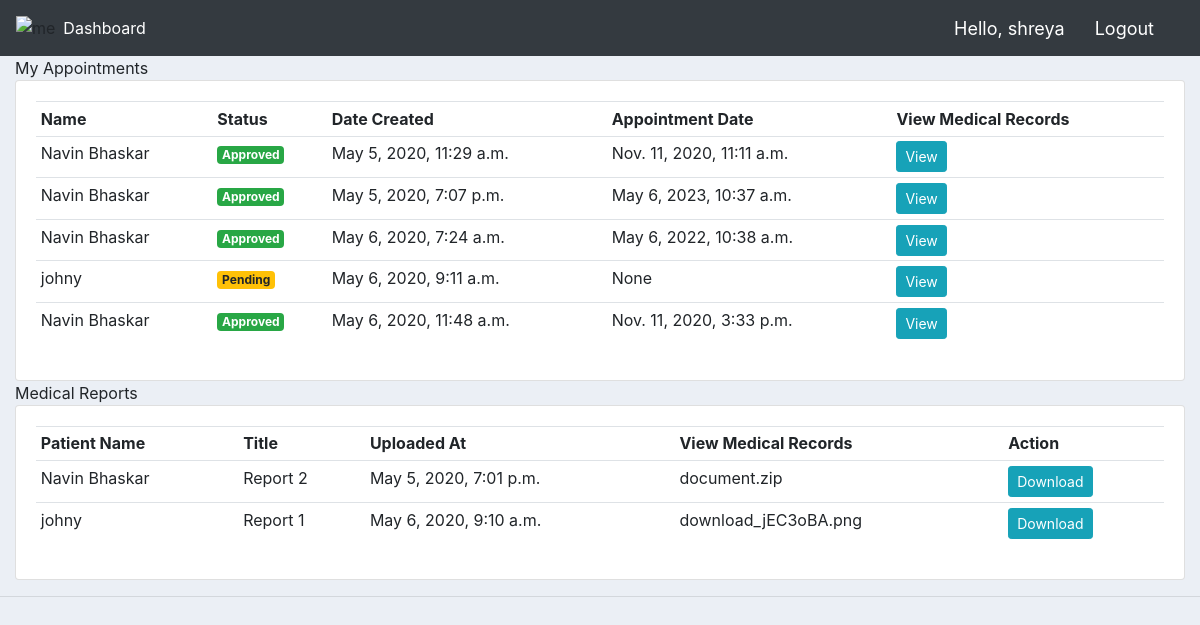
Page / (signed in) on the earlier database version.
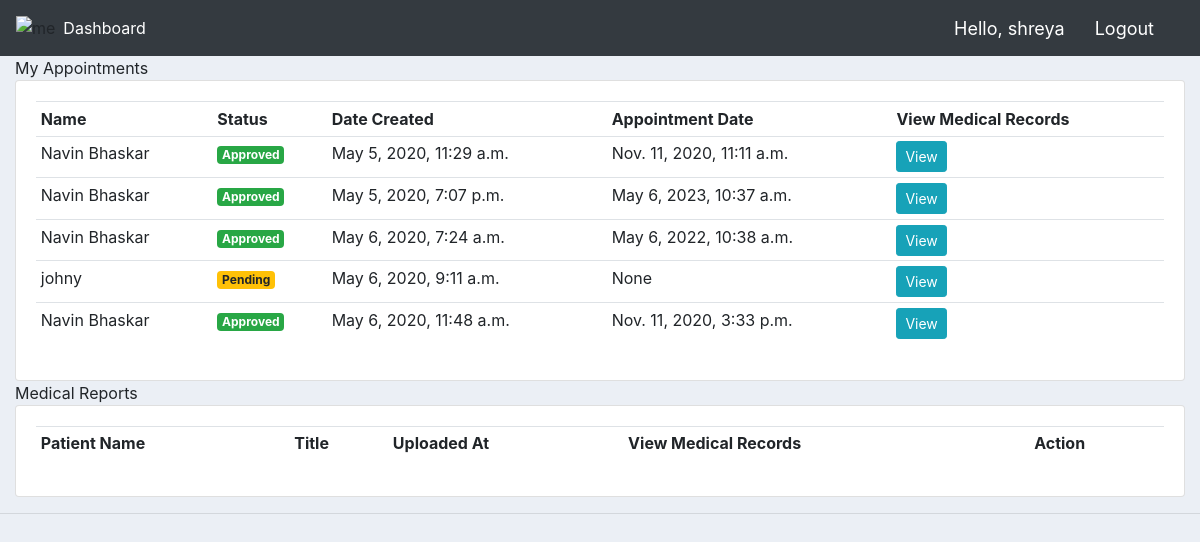
Same page on the later database version.
### customers/models.py (models this page shows, shortened)
class Appointment(models.Model):
	STATUS = (
			('Pending', 'Pending'),
			('Declined', 'Declined'),
			('Approved', 'Approved'),
			)
	patient = models.ForeignKey(Patient, null=True, on_delete= models.SET_NULL)
	doctor = models.ForeignKey(Doctor, null=True, on_delete= models.SET_NULL)
	timing = models.DateTimeField(null=True, blank=True)
	date_created = models.DateTimeField(auto_now_add=True, null=True)
	status = models.CharField(max_length=200, null=True, choices=STATUS)

class Patient(models.Model):
	user = models.OneToOneField(User, null=True, blank=True, on_delete=models.CASCADE)
	name = models.CharField(max_length=200, null=True)
	phone = models.CharField(max_length=200, null=True)
	email = models.CharField(max_length=200, null=True)
	profile_pic = models.ImageField(default="profile1.png", null=True, blank=True)
	date_created = models.DateTimeField(auto_now_add=True, null=True)

class Medical_Records(models.Model):
    title = models.CharField(max_length=200, null=True)
    document = models.FileField(default="document.zip", null=True, blank=True)
    patient = models.ForeignKey(Patient, null=True, on_delete= models.SET_NULL)
    date_created = models.DateTimeField(auto_now_add=True, null=True)
    shared_with = models.ManyToManyField(Doctor,  blank=True)

### customers/decorators.py (the view)
		def wrapper_func(request, *args, **kwargs):
			group = None
			if request.user.groups.exists():
				group = request.user.groups.all()[0].name
			if group in allowed_roles:
				return view_func(request, *args, **kwargs)
			else:
				return HttpResponse('You are not authorized to view this page')

### customers/templates/customers/doctor_dashboard.html
{%  extends 'customers/main.html' %}
{% block content %}
<div class="text-nowrap" style="width: 8rem;">
  My Appointments
</div>
<div class="row">
	<div class="col-md">
		<div class="card card-body">
			<table class="table table-sm">
				<tr>
					<th>Name</th>
					<th>Status</th>
          <th>Date Created</th>
          <th>Appointment Date</th>
					<th>View Medical Records</th>
				</tr>
				{% for appointment in appointments %}
				<tr>
          <td>{{appointment.patient.name}}</td>
          {% if appointment.status == "Approved" %}
					     <td><span class="badge badge-success">{{appointment.status}}</span></td>
          {% else %}
              <td><span class="badge badge-warning">{{appointment.status}}</span></td>
          {% endif %}
          <td>{{appointment.date_created}}</td>
          <td>{{appointment.timing}}</td>
					<td><a class="btn btn-sm btn-info" href="{% url 'get_report' appointment.patient.id %}">View</a></td>
				</tr>
				{% endfor %}
			</table>
		</div>
	</div>
</div>
{%  include 'customers/shared_report.html' %}
{% endblock content %}

### customers/templates/customers/shared_report.html
<div class="text-nowrap" style="width: 8rem;">
  Medical Reports
</div>
<div class="row">
	<div class="col-md">
		<div class="card card-body">
			<table class="table table-sm">
				<tr>
          <th>Patient Name</th>
					<th>Title</th>
          <th>Uploaded At</th>
					<th>View Medical Records</th>
          <th>Action</th>
				</tr>
				{% for medical_record in medical_record_list %}
				<tr>
		          <td>{{medical_record.patient.name}}</td>
		          <td>{{medical_record.title}}</td>
		          <td>{{medical_record.date_created}}</td>
		          <td>{{medical_record.document}}</td>
					<td><a class="btn btn-sm btn-info" href="{% url 'download' medical_record.id %}">Download</a></td>
				</tr>
				{% endfor %}
			</table>
		</div>
	</div>
</div>

Differences in the rows shown:
removed Medical_Records: patient.name "Navin Bhaskar", title "Report 2", date_created "May 5, 2020, 7:01 p.m.", document "document.zip"
removed Medical_Records: patient.name "johny", title "Report 1", date_created "May 6, 2020, 9:10 a.m.", document "download_jEC3oBA.png"
